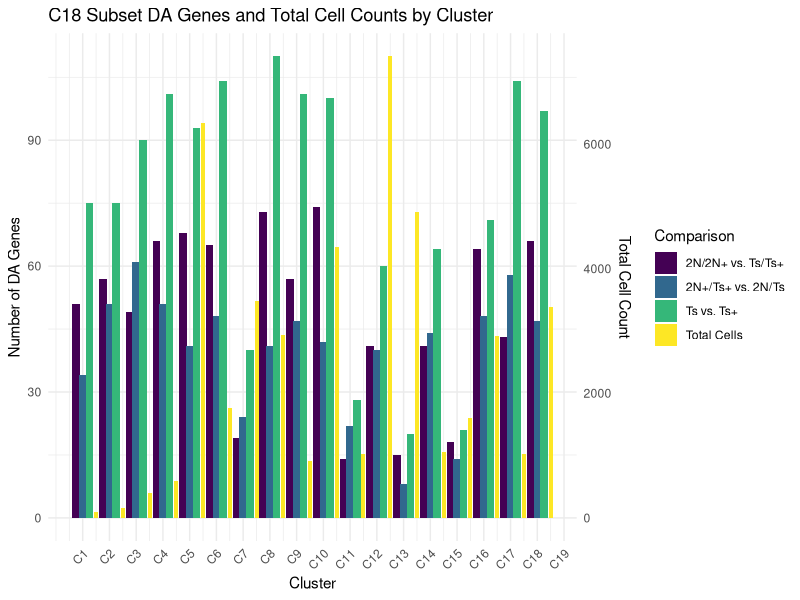

Recreate this plot in R.

# Load necessary libraries
library(tidyverse)

# Total cell counts per cluster
total_cells <- c(88, 161, 396, 588, 6348, 1758, 3478, 2929, 919, 4351, 1026, 
                 7411, 4907, 1064, 1611, 2925, 1029, 3392)

# Create the data frame for DA gene comparisons
data <- data.frame(
  Gene = as.character(c("Total", "Total", "Total")),
  Comparison = as.character(c("2N/2N+ vs. Ts/Ts+", "2N+/Ts+ vs. 2N/Ts", "Ts vs. Ts+")),
  C1 = c(51, 34, 75),
  C2 = c(57, 51, 75),
  C3 = c(49, 61, 90),
  C4 = c(66, 51, 101),
  C5 = c(68, 41, 93),
  C6 = c(65, 48, 104),
  C7 = c(19, 24, 40),
  C8 = c(73, 41, 110),
  C9 = c(57, 47, 101),
  C10 = c(74, 42, 100),
  C11 = c(14, 22, 28),
  C12 = c(41, 40, 60),
  C13 = c(15, 8, 20),
  C14 = c(41, 44, 64),
  C15 = c(18, 14, 21),
  C16 = c(64, 48, 71),
  C17 = c(43, 58, 104),
  C18 = c(66, 47, 97),
  stringsAsFactors = FALSE
)

# Reshape the comparison data to long format
data_long <- data %>%
  pivot_longer(cols = C1:C18, names_to = "Cluster", values_to = "Count")

# Create a data frame for the total cell counts, aligning clusters
total_cells_data <- data.frame(
  Gene = "Total",
  Comparison = "Total Cells",
  Cluster = paste0("C", 1:18),
  Count = total_cells
)

# Combine the comparison and total cell count data
data_combined <- bind_rows(data_long, total_cells_data)

# Ensure proper cluster ordering
data_combined$Cluster <- factor(data_combined$Cluster,
                                levels = paste0("C", 1:18))

# Convert Comparison to a factor to control legend order
data_combined$Comparison <- factor(data_combined$Comparison,
                                   levels = c("2N/2N+ vs. Ts/Ts+", "2N+/Ts+ vs. 2N/Ts",
                                              "Ts vs. Ts+", "Total Cells"))

# Define custom colors for the comparisons and total cells
colors <- c("2N/2N+ vs. Ts/Ts+" = "#440154",
            "2N+/Ts+ vs. 2N/Ts" = "#31688EFF",
            "Ts vs. Ts+" = "#35B779FF",
            "Total Cells" = "#FDE725FF")

# Create new positions for the bars
data_combined <- data_combined %>%
  mutate(x_position = as.numeric(Cluster) +
           case_when(
             Comparison == "2N/2N+ vs. Ts/Ts+" ~ -0.25,  # Adjusted position
             Comparison == "2N+/Ts+ vs. 2N/Ts" ~ 0,
             Comparison == "Ts vs. Ts+" ~ 0.25,  # Adjusted position
             Comparison == "Total Cells" ~ 0.5   # Adjusted position
           ))

# Create the plot
ggplot(data_combined, aes(fill = Comparison)) +
  geom_bar(data = subset(data_combined, Comparison != "Total Cells"),
           aes(x = x_position, y = Count),
           stat = "identity",
           width = 0.28) +
  geom_bar(data = subset(data_combined, Comparison == "Total Cells"),
           aes(x = x_position,
               y = Count / max(total_cells) * max(data_long$Count)),
           stat = "identity",
           width = 0.15) +
  scale_x_continuous(
    breaks = 1:25,
    labels = paste0("C", 1:25)
  ) +
  scale_fill_manual(values = colors) +
  scale_y_continuous(
    name = "Number of DA Genes",
    sec.axis = sec_axis(~ . * max(total_cells) / max(data_long$Count),
                        name = "Total Cell Count")
  ) +
  labs(
    title = "C18 Subset DA Genes and Total Cell Counts by Cluster",
    x = "Cluster",
    fill = "Comparison"
  ) +
  theme_minimal() +
  theme(
    axis.text.x = element_text(angle = 45, hjust = 1),
    legend.position = "right"
  )

